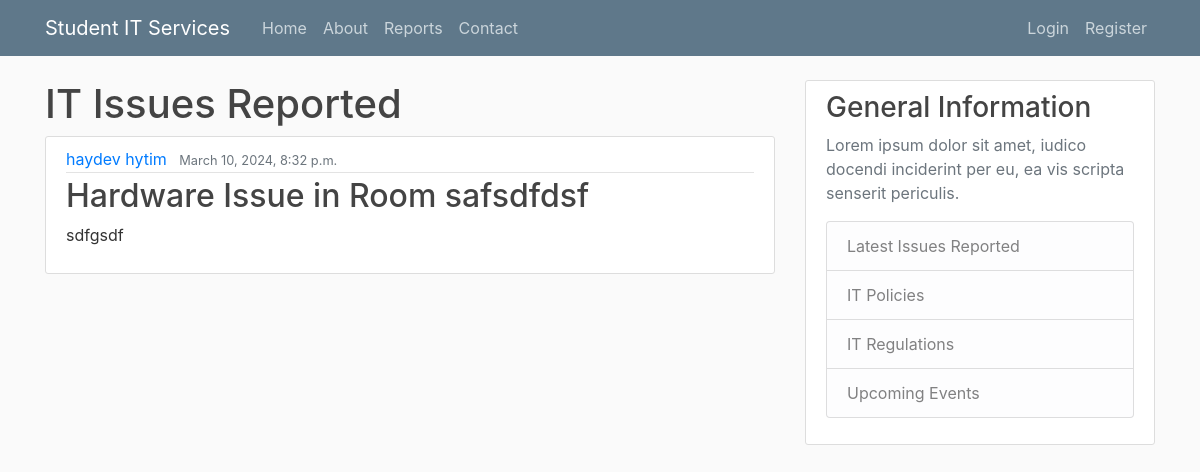
The page /issues/12 on the database its author committed.
### itreporting/models.py (models this page shows, shortened)
class Issue(models.Model):
    type = models.CharField(max_length=100, choices = [('Hardware', 'Hardware'), ('Software', 'Software')])
    room = models.CharField(max_length=100)
    urgent = models.BooleanField(default = False)
    details = models.TextField()
    date_submitted = models.DateTimeField(default=timezone.now)
    description = models.TextField()
    author = models.ForeignKey(User, related_name = 'issues', on_delete=models.CASCADE)

### users/models.py (models this page shows)
class Profile(models.Model):
    user = models.OneToOneField(User, on_delete=models.CASCADE)
    image = models.ImageField(default='default.png', upload_to='profile_pics')
    def __str__(self):
        return f'{self.user.first_name} {self.user.last_name}'

### itreporting/views.py (the view)
# urls.py: path('issues/<int:pk>', PostDetailView.as_view(), name = 'issue-detail'),
class PostDetailView(DetailView):
    model = Issue
    template_name = 'itreporting/issue_detail.html'

### itreporting/templates/itreporting/issue_detail.html (shortened to what this page needs)
{% extends "itreporting/base.html" %}
{% block content %}
<h1>IT Issues Reported</h1>
        <article class="media content-section">
            <div class="media-body">
                <div class="article-metadata">
                    <a class="mr-2" href="#">{{ object.author.profile }}</a>
                    <small class="text-muted">{{ object.date_submitted }}</small>
                </div>
                <h2 class="article-title">{{ object.type    }} Issue in Room {{object.room}}</h2>
                <p class="article-content">{{ object.details }}</p>
            </div>
        </article>
{% endblock content %}

### itreporting/static/css/styles.css (style rules this page uses)
body { background: #fafafa; color: #333333; margin-top: 5rem; }
h1, h2, h3, h4, h5, h6 { color: #444444; }
.content-section { background: #ffffff; padding: 10px 20px; border: 1px solid #dddddd; border-radius: 3px; margin-bottom: 20px; }
.article-title { color: #444444; }
.article-content { white-space: pre-line; }
.article-metadata { padding-bottom: 1px; margin-bottom: 4px; border-bottom: 1px solid #e3e3e3 }

### rows shown on the page
Issue: author.profile "haydev hytim", date_submitted "March 10, 2024, 8:32 p.m.", type "Hardware", room "safsdfdsf", details "sdfgsdf"
